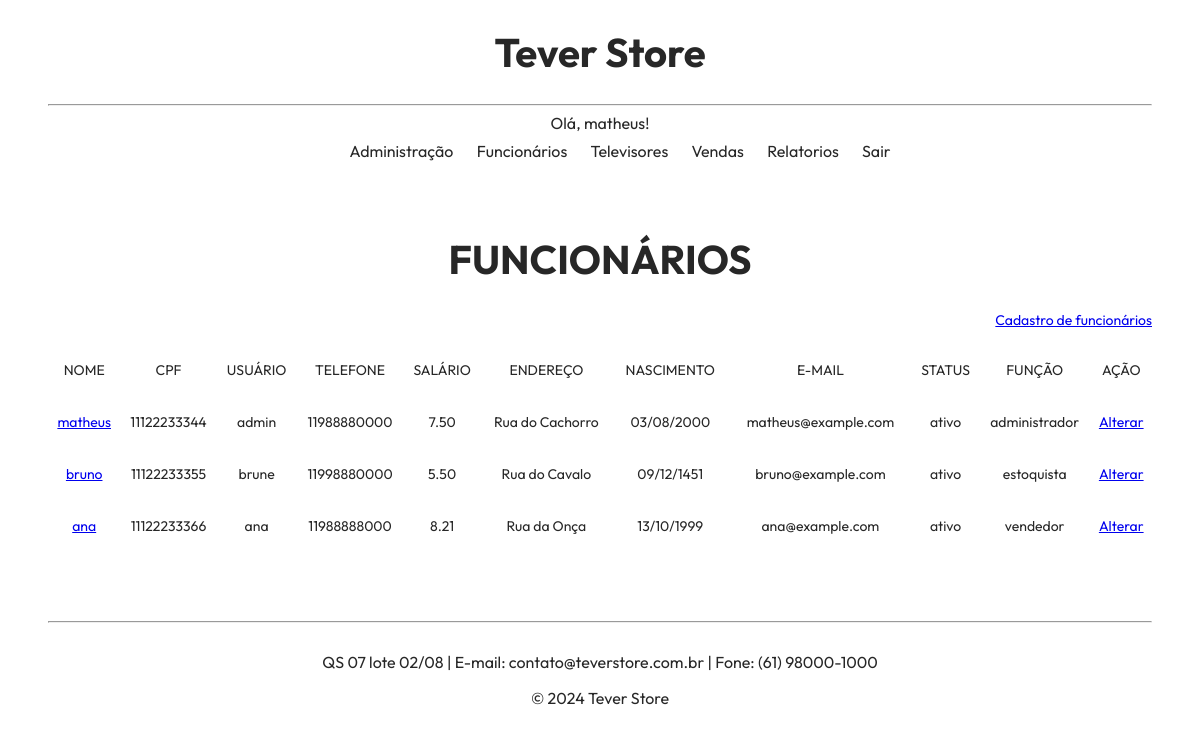
The page /lista_fun.php (signed in) on the database its author committed.
### tables this page shows
CREATE TABLE IF NOT EXISTS `funcionarios` (
  `cod_fun` INT NOT NULL AUTO_INCREMENT,
  `nome_fun` VARCHAR(45) NOT NULL,
  `cpf_fun` VARCHAR(11) NOT NULL,
  `usuario_fun` VARCHAR(45) NOT NULL,
  `senha_fun` VARCHAR(45) NOT NULL,
  `telefone_fun` VARCHAR(11) NOT NULL,
  `salario_fun` DECIMAL(9,2) NOT NULL,
  `endereco_fun` VARCHAR(45) NOT NULL,
  `data_nasc_fun` VARCHAR(45) NOT NULL,
  `email_fun` VARCHAR(45) NOT NULL,
  `status_fun` VARCHAR(45) NOT NULL,
  `funcao_fun` VARCHAR(45) NOT NULL,
  PRIMARY KEY (`cod_fun`));

### lista_fun.php (the view, shortened to what this page needs)
<!DOCTYPE html>
<html>
    <head>
        <link rel="stylesheet" type="text/css" href="css/layout.css">
		<link rel="stylesheet" type="text/css" href="css/menu.css">
    </head>
    <body>
        <div id="principal">
            <div class="header">
				<h1>Tever Store</h1>
			</div>
            <hr>
			<div class="menu_global">
                <p align="center"> Olá, <?php include "valida_login.php"; ?>!</p>
                <?php include "menu_local.php"; ?>
			</div>
			<div class="middle-list">
				<h1 style="font-size: 40px;">FUNCIONÁRIOS</h1>
                <p align="right"><a href="cadastra_fun.php">Cadastro de funcionários</a></p>
				<?php
					$conectar = mysqli_connect("localhost", "root", "#senai0308", "televisores");
					$sql_consulta = "SELECT nome_fun, cpf_fun, usuario_fun, telefone_fun,
                    salario_fun, endereco_fun, data_nasc_fun, email_fun, status_fun, funcao_fun, cod_fun
									 FROM funcionarios";
					$sql_resultado = mysqli_query ($conectar, $sql_consulta);
				?>
				<table width="100%">
							<tr height="50px">
								<td>NOME</td>
								<td>CPF</td>
								<td>USUÁRIO</td>
								<td>TELEFONE</td>
								<td>SALÁRIO</td>
								<td>ENDEREÇO</td>
								<td>NASCIMENTO</td>
								<td>E-MAIL</td>
								<td>STATUS</td>
								<td>FUNÇÃO</td>
								<td>AÇÃO</td>
							</tr>
					<?php
						while ($registro = mysqli_fetch_row($sql_resultado)) {
					?>
							<tr height="50px">
								<td>
									<a href="exibe_fun.php?codigo=<?php echo $registro[10]; ?>">
										<?php echo $registro[0]; ?>
									</a>
								</td>
								<td>
									<?php echo $registro[1]; ?>
								</td>
								<td>
									<?php echo $registro[2]; ?>
								</td>
								<td>
									<?php echo $registro[3]; ?>
								</td>
								<td>
									<?php echo $registro[4]; ?>
								</td>
								<td>
									<?php echo $registro[5]; ?>
								</td>
								<td>
									<?php echo $registro[6]; ?>
								</td>
								<td>
									<?php echo $registro[7]; ?>
								</td>
								<td>
									<?php echo $registro[8]; ?>
								</td>
								<td>
									<?php echo $registro[9]; ?>
								</td>
								<td>
									<a href="altera_fun.php?codigo=<?php echo $registro[10]; ?>">
										Alterar
									</a>
								</td>
							</tr>
					<?php
						}
					?>
				</table>
			</div>
            <hr>
			<footer>
            	<p>QS 07 lote 02/08 | E-mail: contato@teverstore.com.br | Fone: (61) 98000-1000</p>
            	<p>&#169 2024 Tever Store</p>
        	</footer>
		</div>
    </body>
</html>

### css/layout.css (style rules this page uses)
.header { text-align: center; font-size: 20px; }
.middle-list { color: rgb(39, 39, 39); font-size: 14px; padding: 30px 0 60px 0; text-align: center; }
footer { padding: 5px; margin: auto 150px auto 150px; text-align: center; }

### lista_fun.php (style rules this page uses)
#principal { font-family: 'Outfit', serif; }

### rows shown on the page
funcionarios: nome_fun "matheus", cpf_fun "11122233344", usuario_fun "admin", telefone_fun "11988880000", salario_fun "7.50", endereco_fun "Rua do Cachorro", data_nasc_fun "03/08/2000", email_fun "matheus@example.com", status_fun "ativo", funcao_fun "administrador"
funcionarios: nome_fun "bruno", cpf_fun "11122233355", usuario_fun "brune", telefone_fun "11998880000", salario_fun "5.50", endereco_fun "Rua do Cavalo", data_nasc_fun "09/12/1451", email_fun "bruno@example.com", status_fun "ativo", funcao_fun "estoquista"
funcionarios: nome_fun "ana", cpf_fun "11122233366", usuario_fun "ana", telefone_fun "11988888000", salario_fun "8.21", endereco_fun "Rua da Onça", data_nasc_fun "13/10/1999", email_fun "ana@example.com", status_fun "ativo", funcao_fun "vendedor"

### other values the page prints
$_SESSION["nome_fun"] "matheus"
